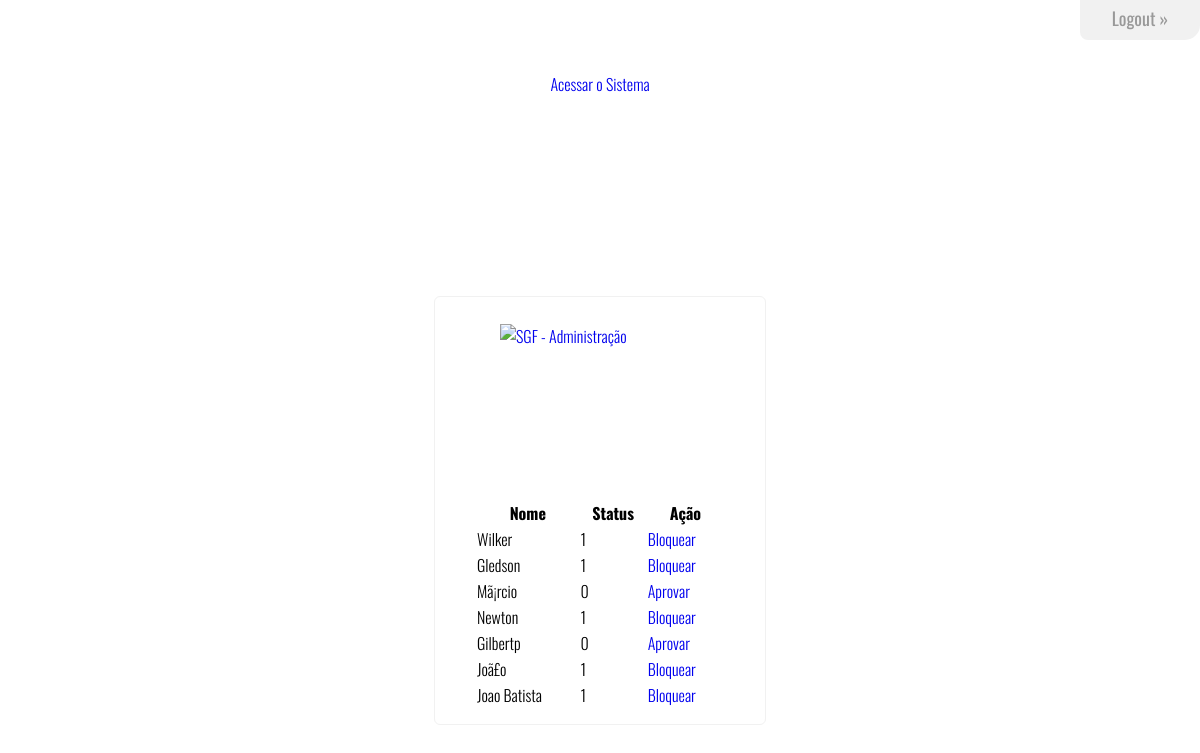
Page / (signed in) on the committed database.
### tables this page shows
CREATE TABLE `colaborador` (
  `COD_COLABORADOR` int(11) NOT NULL AUTO_INCREMENT,
  `NO_COLABORADOR` varchar(100) NOT NULL,
  `NU_CPF_COLABORADOR` varchar(15) NOT NULL,
  `DS_FUNCAO` varchar(100) NOT NULL,
  `DS_LOGIN` varchar(100) NOT NULL,
  `DS_SENHA` varchar(100) NOT NULL,
  `NIVEL` int(11) NOT NULL,
  `STATUS` int(11) NOT NULL,
  PRIMARY KEY (`COD_COLABORADOR`)
);

### includes/globais.php (called while the page is built, shortened)
<?php
$home="http://localhost/SGF";
$title="SGF - Administração";
?>

### controllers/check.php (called while the page is built, shortened)
<?php
if(isset($_SESSION["DS_LOGIN"]) && isset($_SESSION["DS_SENHA"])){
	$NIVEL=$_SESSION["NIVEL"];
}
?>

### views/home.php (the view, shortened to what this page needs)
<?php
include("header.php");
?>
<div id="cadastrar"><a href="index.php?acao=logout" title="Fazer logout!">Logout &raquo;</a></div></BR></BR></BR>
<center><p><a href="view/consultarCliente.php">Acessar o Sistema</a></p></center>
	<div id="login" class="form bradius">
        <div class="logo"><a href="<?php echo $home;?>" title="<?php echo $title;?>"><img src="css/imagens/farm.png" alt="<?php echo $title;?>" title="<?php echo $title;?>" width="200" height="150" /></a></div>
        <div class="acomodar">
        <?php
		if($NIVEL == 2){
			?>
			<table width="100%" border="0">
            	<tr>
                	<th>Nome</th>
                    <th>Status</th>
                    <th>Ação</th>
                </tr>
                <?php
				$buscarusuarios=mysql_query("SELECT * FROM colaborador WHERE NIVEL='1'");
				if(mysql_num_rows($buscarusuarios) == 0){
				echo"Nenhum usuário cadastrado no sistema!";
				}else{
					while($linha=mysql_fetch_array($buscarusuarios)){
				?>
                <tr>
                	<td><?php echo $linha["NO_COLABORADOR"];?></td>
                    <td><?php echo $linha["STATUS"];?></td>
                    <td><?php $COD_COLABORADOR=$linha["COD_COLABORADOR"]; if($linha["STATUS"] == 0){ echo "<a href=\"index.php?acao=aprovar&amp;COD_COLABORADOR=$COD_COLABORADOR\">Aprovar</a>";}else{echo"<a href=\"index.php?acao=bloquear&amp;COD_COLABORADOR=$COD_COLABORADOR\">Bloquear</a>";}?></td>
                </tr>
                <?php } }?>
            </table>
            <?php }else{?>
            <?php }?>
        </div>
    </div>
</body>
</html>

### css/style.css (style rules this page uses)
* { margin:0; padding:0; outline:none; list-style:none; }
a { text-decoration:none; }
body { font:300 16px Oswald; }
#login { width:300px; margin:0 auto; position:relative; top:200px; border:1px solid #f1f1f1; padding:15px; }
.logo { width:200px; height:173px; margin:0 auto; padding:7px; position:relative; top:5px; }
#cadastrar { border-bottom-left-radius:8px; border-bottom-right-radius:15px; -webkit-border-bottom-left-radius:8px; -webkit-border-bottom-right-radius:15px; -moz-border-radius-bottomleft:8px; -moz-border-radius-bottomright:15px; height:40px; width:120px; background:#f1f1f1; text-align:center; position:absolute; right:0; top:0; z-index:2; }
#cadastrar a { padding-top:5px; display:block; color:#999; font:400 18px Oswald; }
.acomodar { margin:0 auto; width:250px; }
.bradius { border-radius:6px; -webkit-border-radius:6px; -moz-border-radius:6px; }
.txt,.txt:focus,.sb,.sb:hover,#cadastrar:hover,#cadastrar { transition:all 0.5s linear; -webkit-transition:all 0.5s linear; -moz-transition:all 0.5s linear; }

### rows in the picture
colaborador: NO_COLABORADOR "Wilker", STATUS "1"
colaborador: NO_COLABORADOR "Gledson", STATUS "1"
colaborador: NO_COLABORADOR "Mã¡rcio", STATUS "0"
colaborador: NO_COLABORADOR "Newton", STATUS "1"
colaborador: NO_COLABORADOR "Gilbertp", STATUS "0"
colaborador: NO_COLABORADOR "Joã£o", STATUS "1"
colaborador: NO_COLABORADOR "Joao Batista", STATUS "1"
